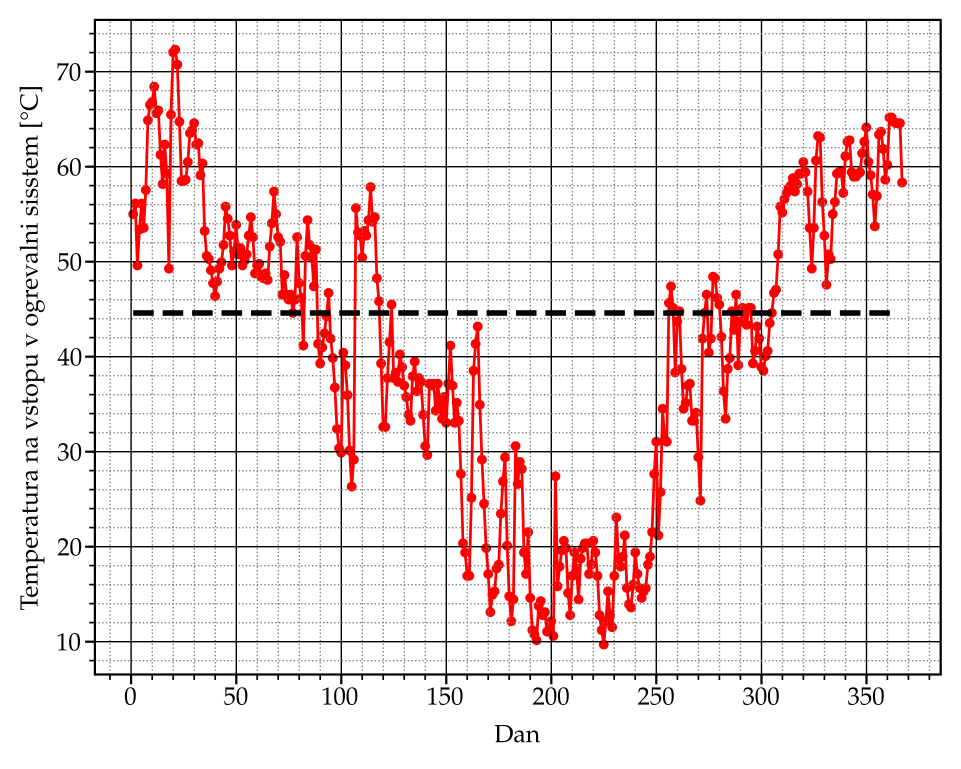
#> input picture temp_na_vstopu.png, 4802 x 3845 px (shown at 1/5 size); its folder holds only this picture in this run
$ python -i datalib.py   (imports and definitions only)   (older library calls are emulated)
#> lines starting #> are read from the running program, lines starting #| are printed output that depends on the picture; after the words box and inside, x2 and y2 are one past the last pixel; in counts of white or black regions, pixels touching at a corner belong together
# -*- coding: utf-8 -*-
"""
Created on Wed Jul 19 12:36:36 2023

@author: Jernej Kušar
"""
import sys
import numpy as np
import glob
import os
import cv2
import string
from PIL import Image, ImageDraw, ImageFont
import io
import shutil

#progress bar
from tqdm import tqdm


# [1389 lines left out: functions convert_mts_to_mp4, crop_video, pil_to_opencv, frames_to_video, filter_names, compare_lists and 35 more, not called in this run]


def convertToBinary_otsu(frame):
    """
    Converts a frame to binary monochromatic image.

    Input parameters:
        - frame [str] - array of the frame you wish to binarise

    Output parameters:
        - converted_frame [array of uint8] - converted frame
    """
#> called with frame = 'temp_na_vstopu.png'
    assert frame is not None, "file could not be read, check with os.path.exists()"

    im1 = np.array(Image.open(frame).convert("L"))
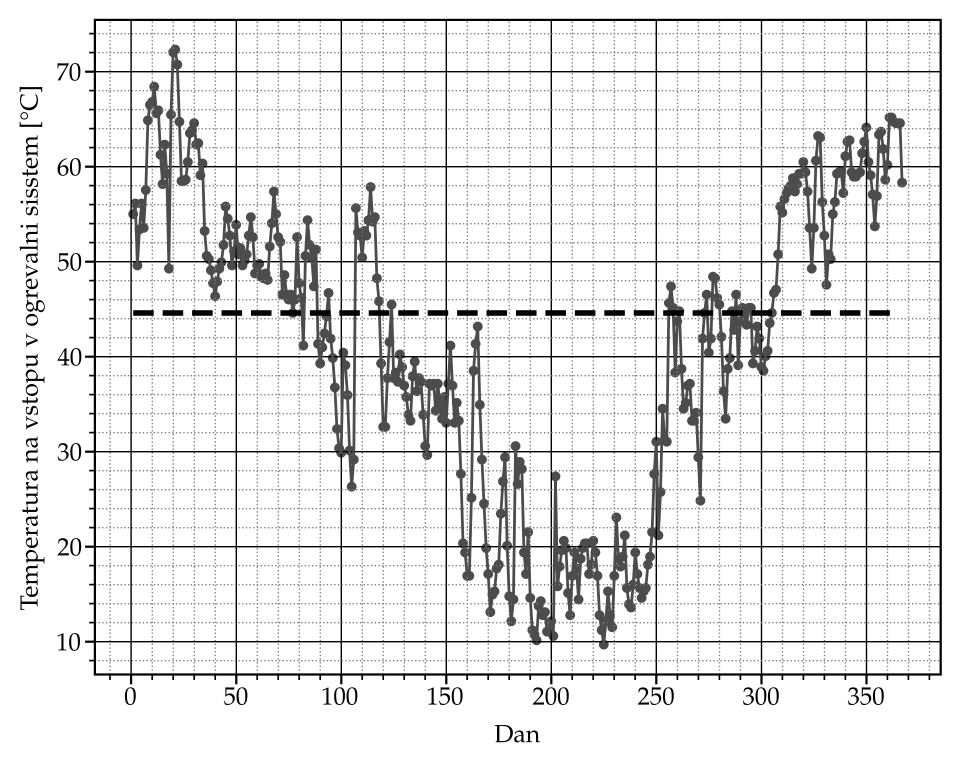
#> im1: shape (3845, 4802) (shown at 1/5 size); min 0, max 255, mean 231.7
    #Gaussian filtering blur
    blur = cv2.GaussianBlur(im1 ,(5, 5), 0)
    # converting to its binary form
    ret, bw_img = cv2.threshold(blur, 0, 255, cv2.THRESH_BINARY+cv2.THRESH_OTSU)
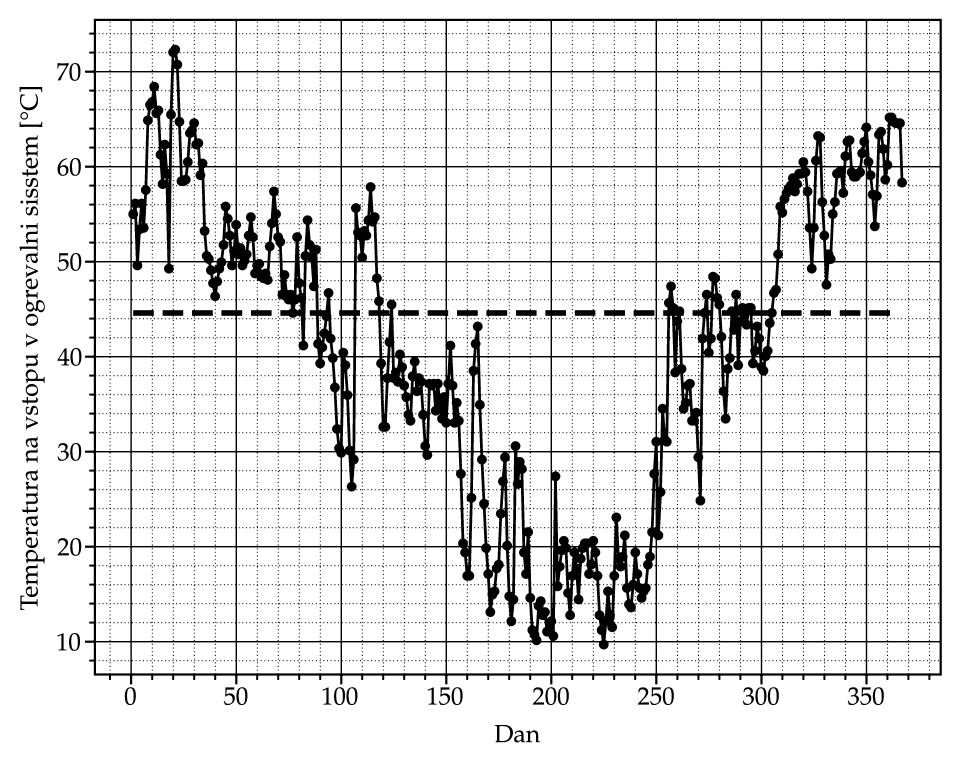
#> bw_img: shape (3845, 4802) (shown at 1/5 size); 89% white; 9962 black regions, largest, box (x1, y1, x2, y2) and area: (425, 94, 4709, 3422) 1589721, (2432, 1544, 2536, 1580) 2948, (3021, 1544, 3125, 1580) 2948
#> ret = 160

    return bw_img

# [300 lines left out: functions threshold_white, convertToBinary_thin_jets, convert_multiple_frames_to_binary, binary_to_jpg, array_to_image, clean_image_bcg and 3 more, not called in this run]

>>> result = convertToBinary_otsu('temp_na_vstopu.png')

$ run again, on temp_potek.png
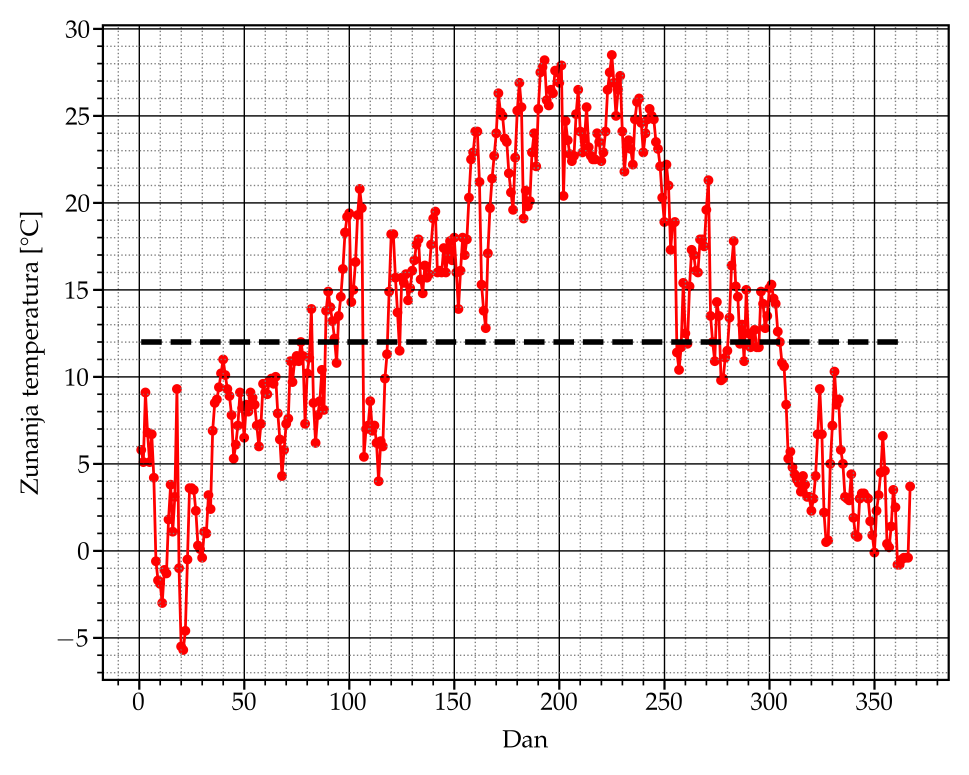
#> input picture temp_potek.png, 4842 x 3872 px (shown at 1/5 size)
#> in convertToBinary_otsu, `im1 = np.array(Image.open(frame).convert("L"))`:
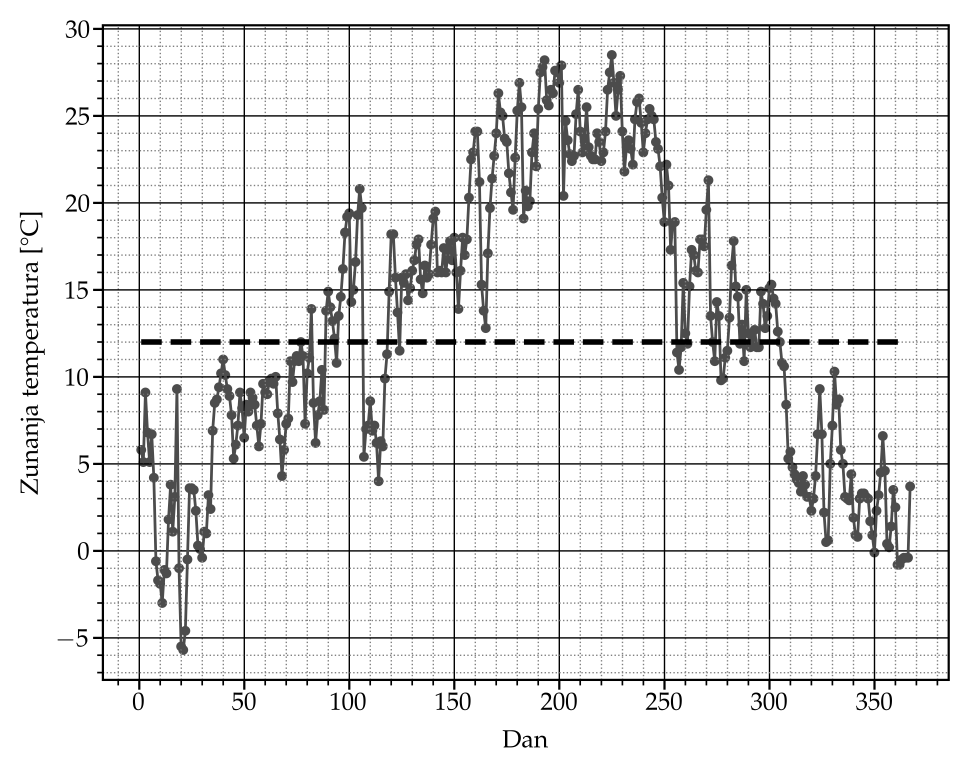
#> im1: shape (3872, 4842) (shown at 1/5 size); min 0, max 255, mean 231.9
#> in convertToBinary_otsu, `ret, bw_img = cv2.threshold(blur, 0, 255, cv2.THRESH_BINARY+cv2.THRESH..`:
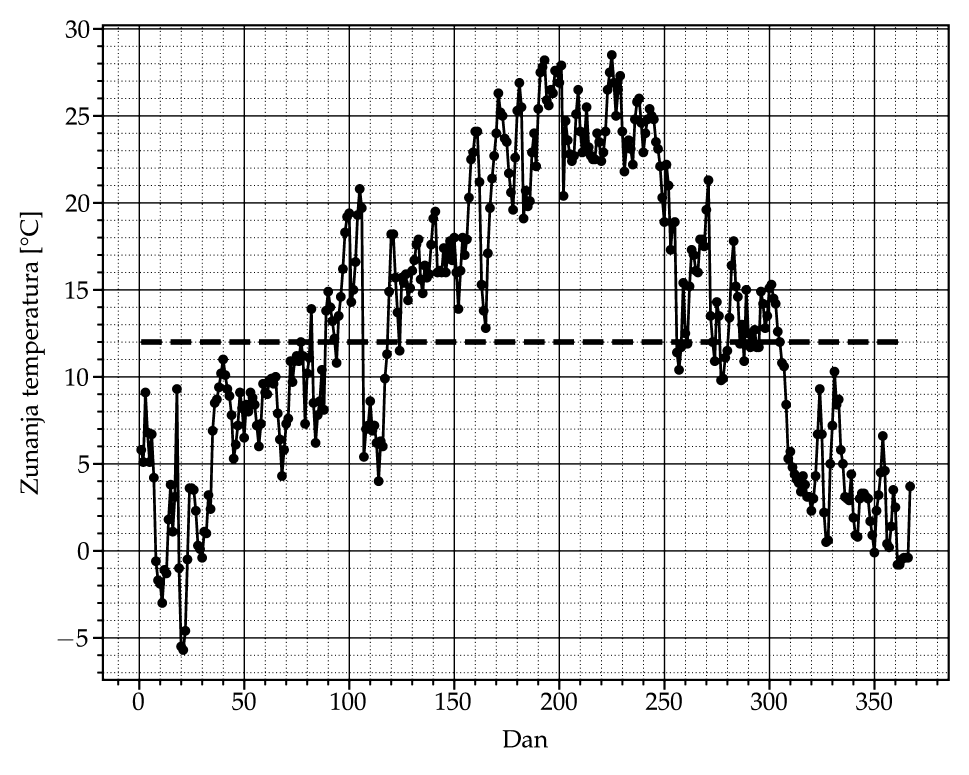
#> bw_img: shape (3872, 4842) (shown at 1/5 size); 89.1% white; 10253 black regions, largest, box (x1, y1, x2, y2) and area: (465, 121, 4749, 3449) 1614231, (2466, 1696, 2582, 1725) 2979, (3055, 1696, 3171, 1725) 2979
#> ret = 160

$ run again, on voda-zrak-krivulja.png
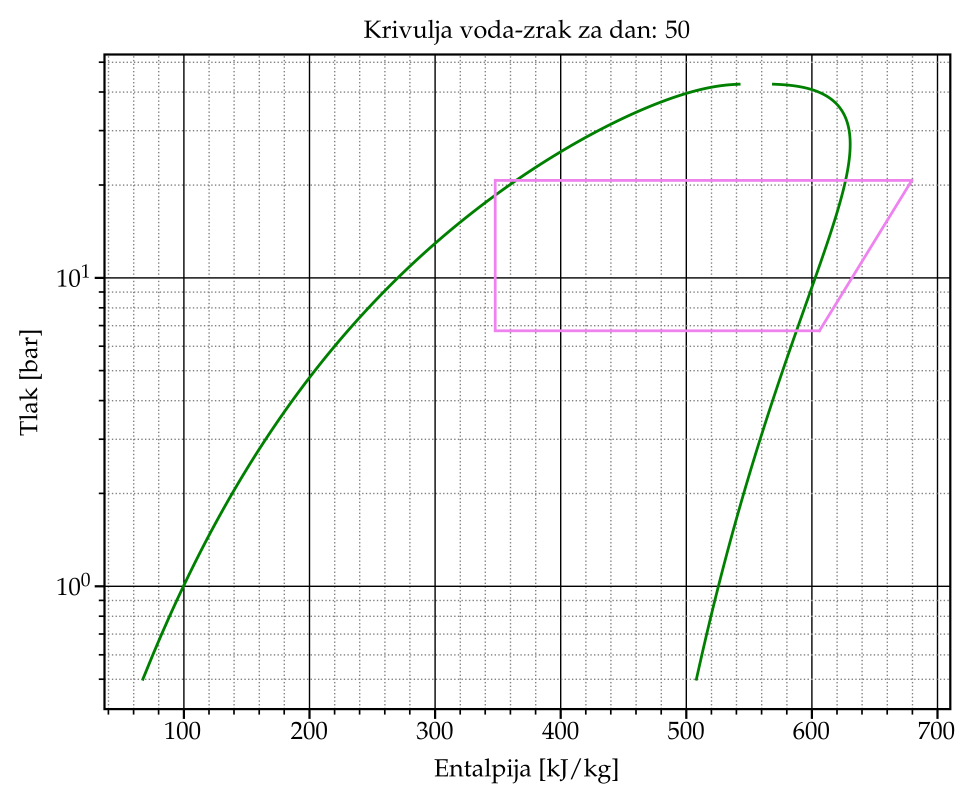
#> input picture voda-zrak-krivulja.png, 4880 x 4018 px (shown at 1/5 size)
#> in convertToBinary_otsu, `ret, bw_img = cv2.threshold(blur, 0, 255, cv2.THRESH_BINARY+cv2.THRESH..`:
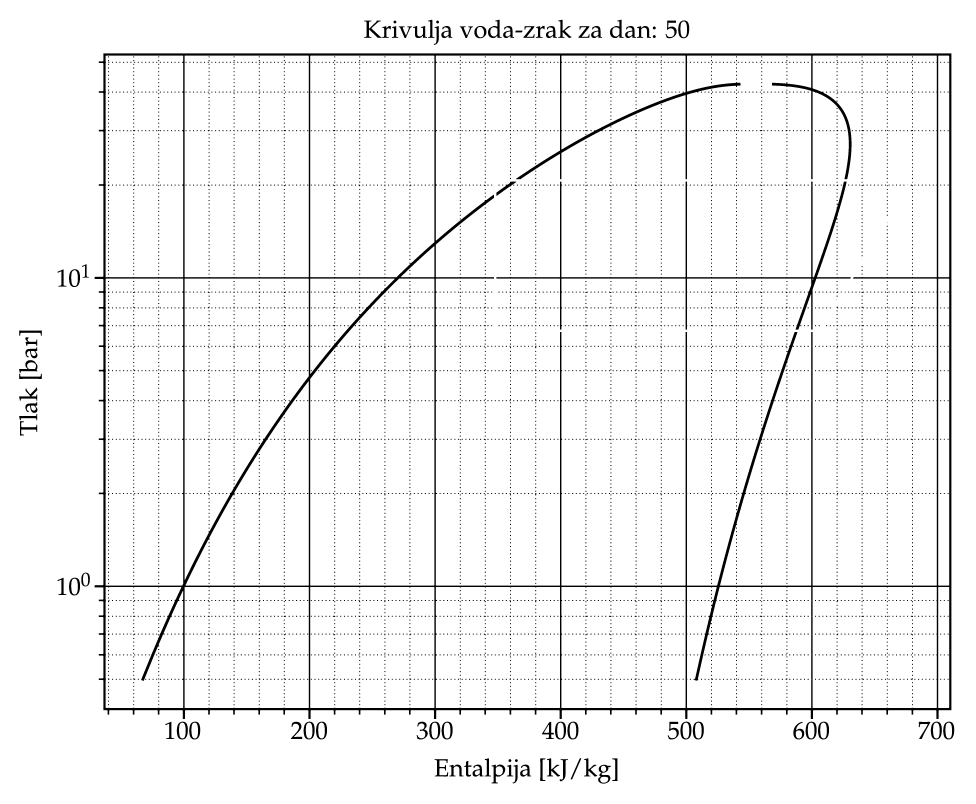
#> bw_img: shape (4018, 4880) (shown at 1/5 size); 95.7% white; 8187 black regions (16 under 20 px), largest, box (x1, y1, x2, y2) and area: (473, 267, 4757, 3595) 464974, (2482, 908, 4254, 1648) 38352, (1821, 103, 1908, 189) 2545
#> ret = 157
